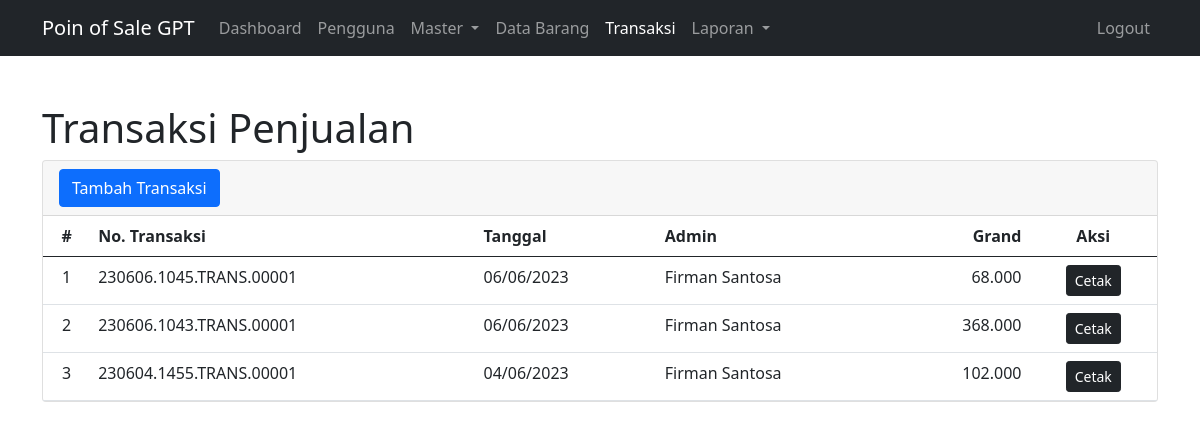
The page /dash.php?menu=transaksi (signed in) on the database its author committed.
### tables this page shows
CREATE TABLE `transaksi` (
  `no_transaksi` char(35) NOT NULL,
  `grand` double DEFAULT 0,
  `bayar` double DEFAULT 0,
  `kembali` double DEFAULT 0,
  `useradd` int(11) DEFAULT NULL,
  `tgladd` timestamp NOT NULL DEFAULT current_timestamp(),
  `status` enum('blengkap','selesai') DEFAULT 'blengkap',
  PRIMARY KEY (`no_transaksi`)
);

CREATE TABLE `users` (
  `id_user` int(11) NOT NULL AUTO_INCREMENT,
  `nm_user` varchar(55) DEFAULT NULL,
  `username` varchar(55) DEFAULT NULL,
  `password` varchar(100) DEFAULT NULL,
  PRIMARY KEY (`id_user`)
);

### koneksi.php (called while the page is built, shortened)
<?php
	function rupiah($angka){
		$hasil_rupiah = number_format($angka, 0, ',', '.');
		return $hasil_rupiah;
	}
	function tgl_indo($tunggulin, $jenis = "")
	{
		$tunggulin	= date('Y-m-d', strtotime($tunggulin));
		if(empty($tunggulin)){
			return "";
		}else{
			if(empty($jenis)) {
				$belendung = array(
					1 =>   'Januari',
					'Februari',
					'Maret',
					'April',
					'Mei',
					'Juni',
					'Juli',
					'Agustus',
					'September',
					'Oktober',
					'November',
					'Desember'
				);
				$pecahkandong = explode('-', $tunggulin);
				return $pecahkandong[2] . ' ' . $belendung[(int) $pecahkandong[1]] . ' ' . $pecahkandong[0];
			} else {
				return date('d/m/Y', strtotime($tunggulin));
			}
		}
	}
?>

### menu/transaksi/data.php (the view, shortened to what this page needs)
<div class="container mt-5">
  <h1>Transaksi Penjualan</h1>
  <div class="card">
    <div class="card-header">
      <a href="dash.php?menu=add-transaksi" class="btn btn-primary">Tambah Transaksi</a>
    </div>
    <table class="table table-hover mb-0">
      <htead>
        <tr>
          <th class='text-center'>#</th>
          <th>No. Transaksi</th>
          <th>Tanggal</th>
          <th>Admin</th>
          <th class='text-end'>Grand</th>
          <th class='text-center'>Aksi</th>
        </tr>
      </htead>
      <tbody>
        <?php
          $nodata = 1;
          $sdata = mysqli_query($con, "SELECT a.*, LEFT(a.tgladd, 10) AS tanggal, b.`nm_user` FROM transaksi a LEFT JOIN users b ON a.`useradd` = b.`id_user` ORDER BY a.`no_transaksi` DESC");
          while($ddata = mysqli_fetch_array($sdata)){
            if($ddata['status'] == "blengkap"){
              $tomboaksi = "
                <a href='dash.php?menu=add-transaksi&id=".$ddata['no_transaksi']."' class='btn btn-primary btn-sm'>Edit</a>
                <a href='#' data-bs-toggle='modal' data-bs-target='#modalHapus' class='btn btn-danger bthapus btn-sm' data-id='".$ddata['no_transaksi']."' data-nama='".$ddata['no_transaksi']."'>Hapus</a>
              ";
            }else{
              $tomboaksi = "<a href='pdf.php?menu=kuitansi&id=".$ddata['no_transaksi']."' class='btn btn-dark btn-sm' target='_blank'>Cetak</a>";
            }
            echo"
              <tr>
                <td class='text-center'>".$nodata."</td>
                <td>".$ddata['no_transaksi']."</td>
                <td>".tgl_indo($ddata['tanggal'],"a")."</td>
                <td>".$ddata['nm_user']."</td>
                <td class='text-end'>".rupiah($ddata['grand'])."</td>
                <td class='text-center'>
                  <div class='btn-group'>
                    ".$tomboaksi."
                  </div>
                </td>
              </tr>
            ";
            $nodata++;
          }
        ?>
      </tbody>
    </table>
  </div>
</div>

### rows shown on the page
transaksi: no_transaksi "230606.1045.TRANS.00001", tanggal "06/06/2023", users.nm_user "Firman Santosa", grand "68.000"
transaksi: no_transaksi "230606.1043.TRANS.00001", tanggal "06/06/2023", users.nm_user "Firman Santosa", grand "368.000"
transaksi: no_transaksi "230604.1455.TRANS.00001", tanggal "04/06/2023", users.nm_user "Firman Santosa", grand "102.000"

### other values the page prints
identitas() "Poin of Sale GPT"
